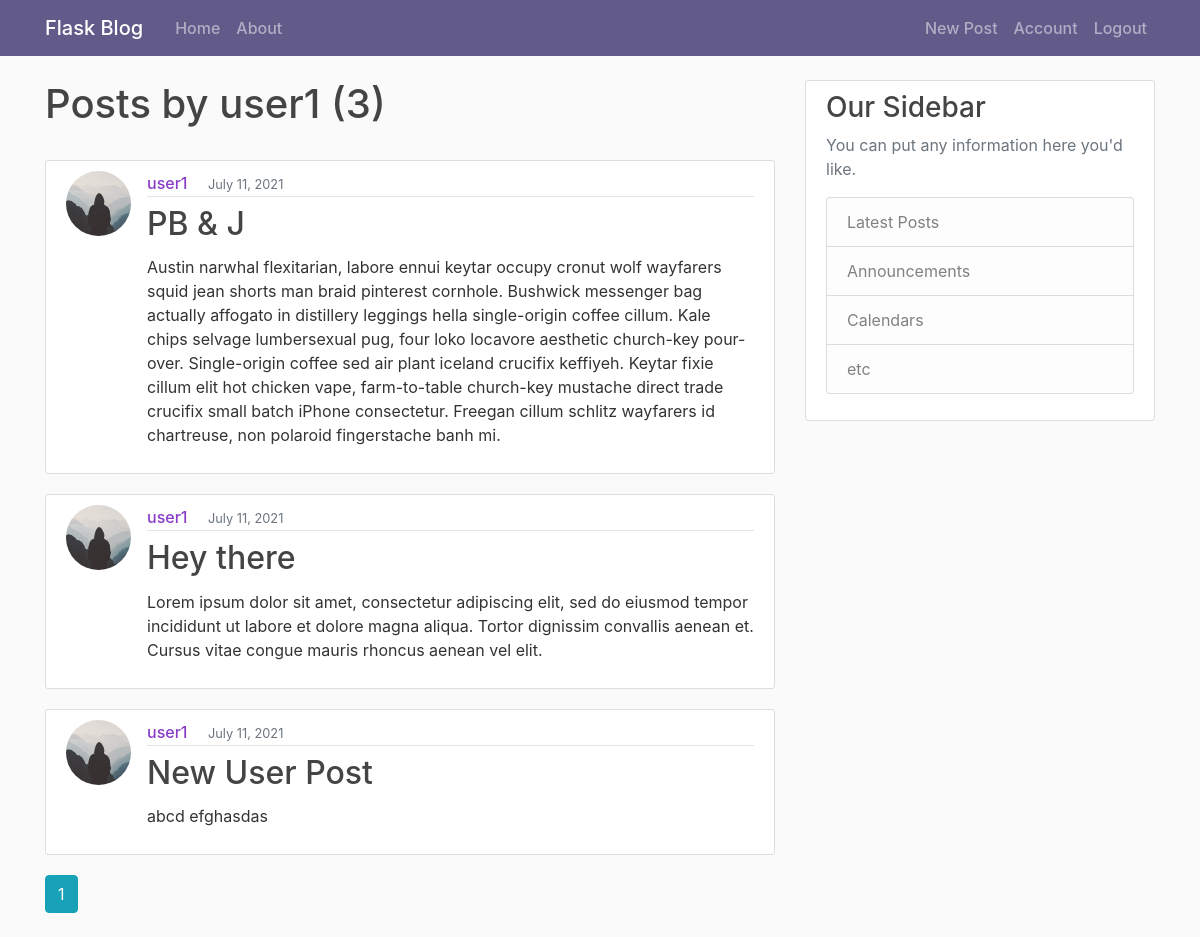
/user/user1 (signed in), run on the app's committed database.
### flaskblog/models.py (models this page shows, shortened)
class User(db.Model, UserMixin):
    id = db.Column(db.Integer, primary_key=True)
    username = db.Column(db.String(20), unique=True, nullable=False)
    email = db.Column(db.String(120), unique=True, nullable=False)
    image_file = db.Column(db.String(20), nullable=False, default='default.jpg')
    password = db.Column(db.String(60), nullable=False)
    posts = db.relationship('Post', backref='author', lazy=True)

class Post(db.Model):
    id = db.Column(db.Integer, primary_key=True)
    title = db.Column(db.String(100), nullable=False)
    date_posted = db.Column(db.DateTime, nullable=False, default=datetime.utcnow)
    content = db.Column(db.Text, nullable=False)
    user_id = db.Column(db.Integer, db.ForeignKey('user.id'), nullable=False)

### flaskblog/users/routes.py (the view)
@users.route('/user/<string:username>')
def user_posts(username):
    page = request.args.get('page', 1, type=int)
    user = User.query.filter_by(username=username).first_or_404()
    posts = Post.query.filter_by(author=user)\
                .order_by(Post.date_posted.desc())\
                .paginate(page=page, per_page=5)
    return render_template('user_posts.html',
                           posts=posts,
                           user=user)

### flaskblog/models.py (called while the page is built)
@login_manager.user_loader
def load_user(user_id):
    return User.query.get(int(user_id))

### flaskblog/templates/user_posts.html
{% extends 'layout.html' %}
{% block content %}
    <h1 class="pb-4">Posts by {{ user.username }} ({{ posts.total }})</h1>
    {% for post in posts.items %}
        <article class="media content-section">
            <img class="rounded-circle article-img"
                src="{{ url_for('static', filename='profile_pics/' + post.author.image_file) }}"
                alt="author profile image">
            <div class="media-body">
                <div class="article-metadata">
                    <a class="mr-3" href="{{ url_for('users.user_posts', username=post.author.username) }}">{{ post.author.username }}</a>
                    <small class="text-muted justify">{{ post.date_posted.strftime('%B %d, %Y') }}</small>
                </div>
                <h2 class="py-1">
                    <a  class="article-title"
                        href="{{ url_for('posts.post', post_id=post.id) }}">
                        {{ post.title }}
                    </a>
                </h2>
                <p class="article-content">{{ post.content }}</p>
            </div>
        </article>
    {% endfor %}
    {% for page_num in posts.iter_pages(
        left_edge=1, right_edge=1, left_current=1, right_current=2
    ) %}
        {% if page_num %}
            {% if posts.page == page_num %}
                <a  class="btn btn-info mb-4"
                    href="{{ url_for('users.user_posts', username=user.username, page=page_num) }}" >
                    {{ page_num }}
                </a>
            {% else %}
                <a  class="btn btn-outline-info mb-4"
                    href="{{ url_for('users.user_posts', username=user.username, page=page_num) }}" >
                    {{ page_num }}
                </a>
            {% endif %}
        {% else %}
            . . .
        {% endif %}
    {% endfor %}
{% endblock content %}

### flaskblog/static/css/main.css (style rules this page uses)
body { background: #fafafa; color: #333333; margin-top: 5rem; }
h1, h2, h3, h4, h5, h6 { color: #444444; }
.content-section { background: #fff; padding: 10px 20px; border: 1px solid #dddddd; border-radius: 3px; margin-bottom: 20px; }
.article-title { color: #444444; }
.article-content { white-space: pre-line; }
.article-img { height: 65px; width: 65px; margin-right: 16px; }
.article-metadata { padding-bottom: 1px; margin-bottom: 4px; border-bottom: 1px solid #e3e3e3 }
.article-metadata a { color: #883cc7; font-weight: 500; text-decoration: none; }

### data on the page
User: username "user1"
Post: image_file (placeholder picture), author.username "user1", date_posted "July 11, 2021", title "PB & J", content "Austin narwhal flexitarian, labore ennui keytar occupy cronut wolf wayfarers squid jean shorts man braid pinterest cornhole. Bushwick messenger bag actually affogato in distillery leggings hella single-origin coffee cillum. Kale chips selvage lumbersexual pug, four loko locavore aesthetic church-key pour-over. Single-origin coffee sed air plant iceland crucifix keffiyeh. Keytar fixie cillum elit hot chicken vape, farm-to-table church-key mustache direct trade crucifix small batch iPhone consectetur. Freegan cillum schlitz wayfarers id chartreuse, non polaroid fingerstache banh mi."
Post: image_file (placeholder picture), author.username "user1", date_posted "July 11, 2021", title "Hey there", content "Lorem ipsum dolor sit amet, consectetur adipiscing elit, sed do eiusmod tempor incididunt ut labore et dolore magna aliqua. Tortor dignissim convallis aenean et. Cursus vitae congue mauris rhoncus aenean vel elit."
Post: image_file (placeholder picture), author.username "user1", date_posted "July 11, 2021", title "New User Post", content "abcd efghasdas"

### other printed values
{{ posts.total }} "3"
{{ page_num }} "1"
